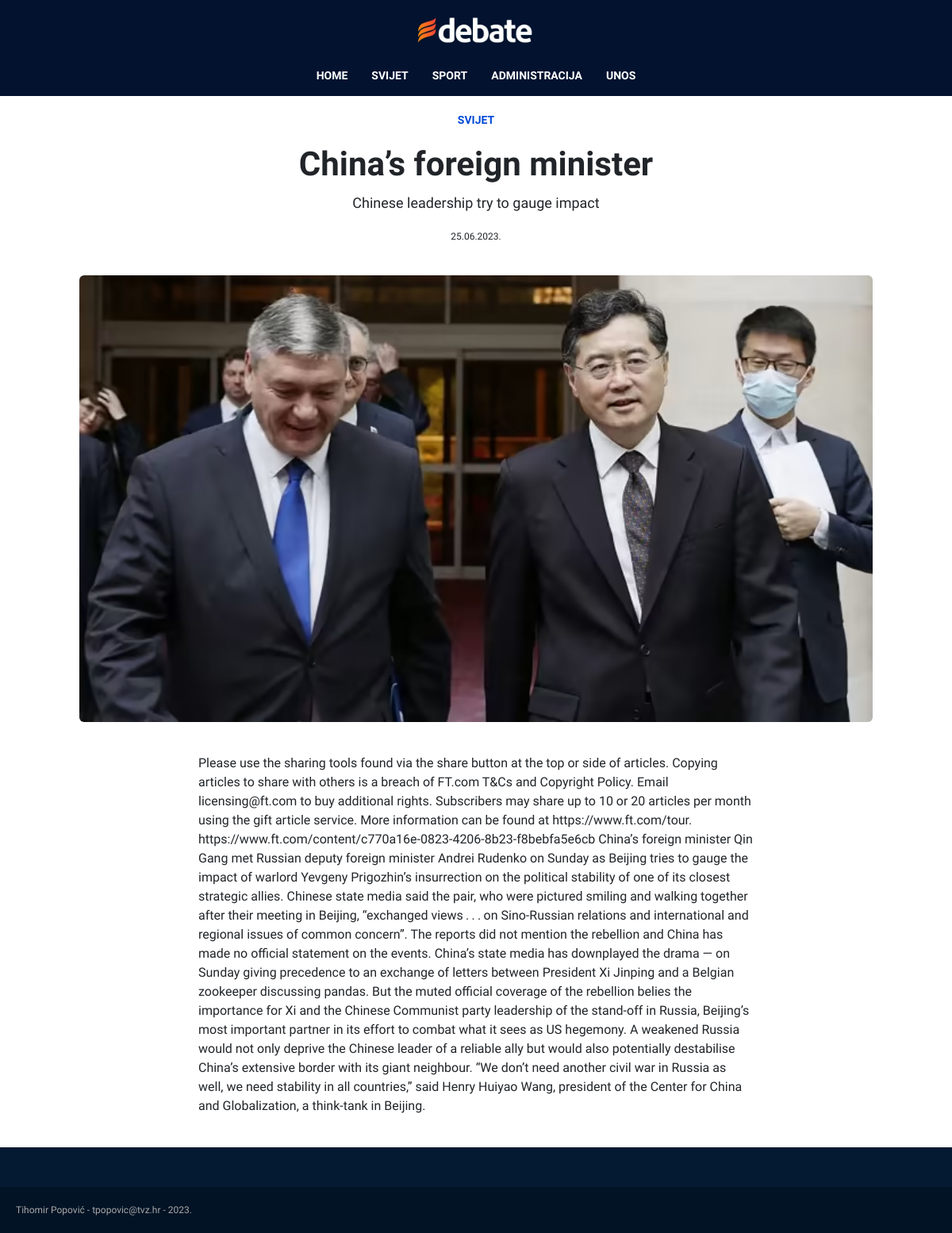
/php/clanak.php?id=13, run on the app's committed database.
### tables this page shows
CREATE TABLE `vijesti` (
  `id` int(11) NOT NULL,
  `datum` varchar(32) NOT NULL,
  `naslov` varchar(64) NOT NULL,
  `sazetak` text NOT NULL,
  `tekst` text NOT NULL,
  `slika` varchar(255) NOT NULL,
  `kategorija` varchar(64) NOT NULL,
  `prikazi` tinyint(1) NOT NULL
);

### php/clanak.php (the view, shortened to what this page needs)
<!DOCTYPE html>
<html lang="en">
<head>
    <link rel="stylesheet" href="../css/bootstrap.min.css">
    <link rel="stylesheet" href="../css/style.css">
</head>
<body>
    <main>
        <?php
        include 'connect.php';
        $id = $_GET['id'];
        $query = "SELECT * FROM vijesti WHERE id = $id";
        $result = mysqli_query($dbc, $query) or die('Error querying databese.');
        $row = mysqli_fetch_array($result);
        $title = $row['naslov'];
        $about = $row['sazetak'];
        $content = $row['tekst'];
        $category = $row['kategorija'];
        $picture = $row['slika'];
        $date = $row['datum'];
        ?>
        <section class="aboveImg">
            <p class="category">
                <?php echo $category; ?>
            </p>
            <h1 class="title">
                <?php echo $title; ?>
            </h1>
            <p class="about">
                <?php echo $about; ?>
            </p>
            <p class="time">
                <?php echo $date; ?>
            </p>
        </section>
        <?php echo "<img src='../images/" . $picture . "'"; ?>
        <br>
        <p class="content">
            <?php echo $content; ?>
        </p>
    </main>
    <footer>
        Tihomir Popović - tpopovic@tvz.hr - 2023.
    </footer>
</body>
</html>

### css/style.css (style rules this page uses)
* { margin: 0; padding: 0; font-family: 'Pathway Extreme', sans-serif; }
header { background-color: #02122F; }
header img { display: block; margin: 0 auto; height: 80px; }
nav { display: flex; justify-content: center; }
nav a { padding: 5px 15px; margin-bottom: 10px; color: white; text-decoration: none; font-weight: bold; font-size: 14px; }
section { max-width: 1200px; margin: 0 auto; }
footer { font-size: 12px; color: #A9A9A9; padding: 20px ; background-color: #021325; border-top: 50px solid #031A32; }
main { max-width: 1200px; margin: 0 auto; }
main img { display: block; width: 1000px; margin: 40px auto; border-radius: 6px; }
.aboveImg { width: 700px; margin: 0 auto; text-align: center; }
.aboveImg .category { color: #004AD5; font-weight: bold; margin: 20px; font-size: 14px; }
.aboveImg .title { font-weight: 1000; font-size: 42px; }
.aboveImg .about { font-size: 18px; margin: 10px; }
.aboveImg .time { font-size: 12px; margin: 20px; }
main .content { width: 700px; margin: 0 auto; margin-bottom: 40px; }

### data on the page
vijesti: kategorija "SVIJET", naslov "China’s foreign minister", sazetak "Chinese leadership try to gauge impact", datum "25.06.2023.", slika (picture), tekst "Please use the sharing tools found via the share button at the top or side of articles. Copying articles to share with others is a breach of FT.com T&Cs and Copyright Policy. Email licensing@ft.com to buy additional rights. Subscribers may share up to 10 or 20 articles per month using the gift article service. More information can be found at https://www.ft.com/tour. https://www.ft.com/content/c770a16e-0823-4206-8b23-f8bebfa5e6cb China’s foreign minister Qin Gang met Russian deputy foreign minister Andrei Rudenko on Sunday as Beijing tries to gauge the impact of warlord Yevgeny Prigozhin’s insurrection on the political stability of one of its closest strategic allies. Chinese state media…"
